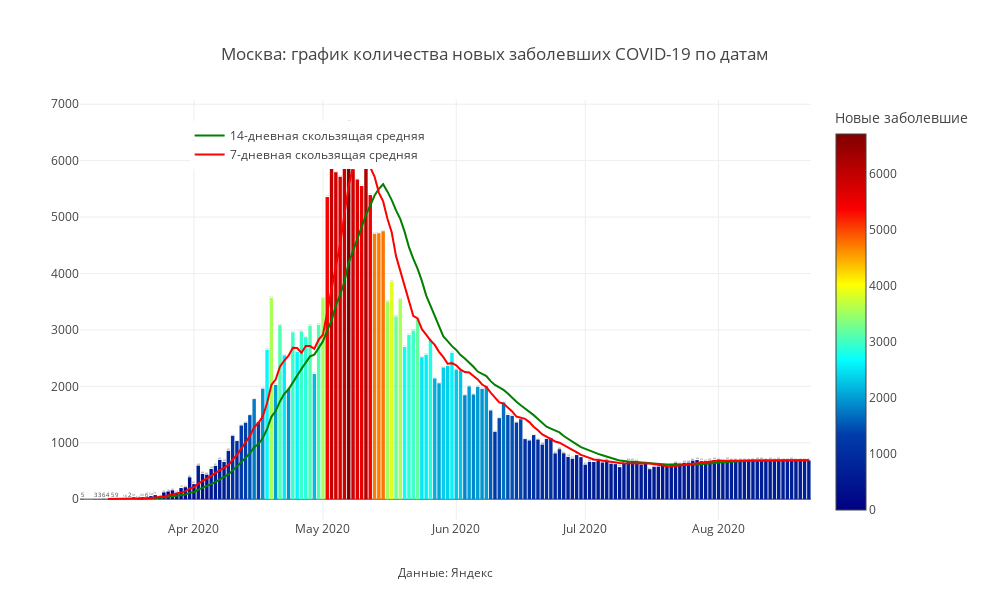

Notebook source saved alongside this figure:
### Code cell
mask = X.Region ==my_region
#mask = (X.Date>datetime.date(2020,5,1)&(X.Region.isin(regions_towatch))
#mask = (X.Date>datetime.date(2020,5,1)&(X.Region==my_region)

fig = px.bar(X[mask], x='Date', 
             y="Day_confirmed",color ='Day_confirmed',
             title=f'{my_region}: '+'график количества новых заболевших COVID-19 по датам',
              color_continuous_scale= 'jet',text = 'Day_confirmed',
             labels = {'Day_confirmed' : "Новые заболевшие",'Remaining_ill':'Текущие больные'})
fig.add_trace(
    go.Scatter(
        name='14-дневная скользящая средняя',
        x=X[mask].Date,
        y=X[mask]['MA14_dayconfirmed'],
        mode="lines",
        
        line=go.scatter.Line(color="green"),
        showlegend=True)
)
fig.add_trace(
    go.Scatter(
        name = '7-дневная скользящая средняя',
        x=X[mask]['Date'],
        y=X[mask]['MA7_dayconfirmed'],
        mode="lines",
        
        line=go.scatter.Line(color="red"),
        showlegend=True)
)
fig.update_layout(
    annotations=[
#         dict(
#             x='2020-04-13',
#             y=1355,
#             xref="x",
#             yref="y",
#             text="Введение<br>пропускной<br>системы в Москве",
#             showarrow=True,
#             arrowhead=2,
#             ax=0,
#             ay=-60),
#         dict(
#             x='2020-06-09',
#             y=1572,
#             xref="x",
#             yref="y",
#             text="Отмена<br>пропускной<br>системы в Москве",
#             showarrow=True,
#             arrowhead=2,
#             ax=0,
#             ay=-90),
        dict(
            x=0.5,
            y=-0.15,
            showarrow=False,
            text="Данные: Яндекс",
            xref="paper",
            yref="paper"),
        
                ],
    
    
                  title_x = 0.5,
                  title_y= 0.9,
                  title_xanchor = "center",
                  title_yanchor = "bottom", 
                  legend_x = 0.15,legend_y = 0.95,
                  width = 990, height = 600,template = 'gridon',
    
    
                  xaxis_title='',yaxis_title = ' '
)


fig.show()

### Figure 1 — Plotly figure (JSON) as saved in the notebook; plotly's stock layout.template omitted (floating-point values rounded to 4 significant figures; data arrays with more than 128 entries replaced by an {"elided": "..."} marker saying what was removed)
{"data": [{"alignmentgroup": "True", "hovertemplate": "Date=%{x}<br>Новые заболевшие=%{marker.color}<extra></extra>", "legendgroup": "", "marker": {"color": {"elided": "170 int values"}, "coloraxis": "coloraxis"}, "name": "", "offsetgroup": "", "orientation": "v", "showlegend": false, "text": {"elided": "170 int values"}, "textposition": "auto", "type": "bar", "x": {"elided": "170 str values"}, "xaxis": "x", "y": {"elided": "170 int values"}, "yaxis": "y"}, {"line": {"color": "green"}, "mode": "lines", "name": "14-дневная скользящая средняя", "showlegend": true, "type": "scatter", "x": {"elided": "170 str values"}, "y": {"elided": "170 float values"}}, {"line": {"color": "red"}, "mode": "lines", "name": "7-дневная скользящая средняя", "showlegend": true, "type": "scatter", "x": {"elided": "170 str values"}, "y": {"elided": "170 float values"}}], "layout": {"annotations": [{"showarrow": false, "text": "Данные: Яндекс", "x": 0.5, "xref": "paper", "y": -0.15, "yref": "paper"}], "barmode": "relative", "coloraxis": {"colorbar": {"title": {"text": "Новые заболевшие"}}, "colorscale": [[0, "rgb(0,0,131)"], [0.2, "rgb(0,60,170)"], [0.4, "rgb(5,255,255)"], [0.6, "rgb(255,255,0)"], [0.8, "rgb(250,0,0)"], [1, "rgb(128,0,0)"]]}, "height": 600, "legend": {"tracegroupgap": 0, "x": 0.15, "y": 0.95}, "title": {"text": "Москва: график количества новых заболевших COVID-19 по датам", "x": 0.5, "xanchor": "center", "y": 0.9, "yanchor": "bottom"}, "width": 990, "xaxis": {"anchor": "y", "domain": [0, 1], "title": {"text": ""}}, "yaxis": {"anchor": "x", "domain": [0, 1], "title": {"text": " "}}}}
